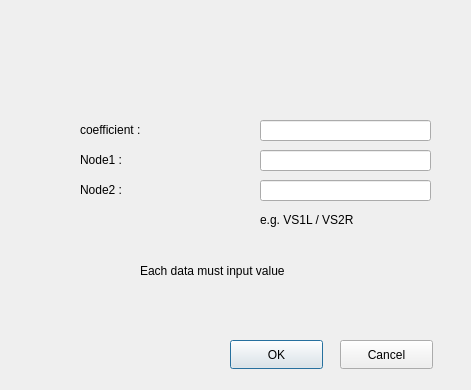
<?xml version="1.0" encoding="UTF-8"?>
<ui version="4.0">
 <class>Voltage_control_voltage_source_dialog</class>
 <widget class="QDialog" name="Voltage_control_voltage_source_dialog">
  <property name="geometry">
   <rect>
    <x>0</x>
    <y>0</y>
    <width>471</width>
    <height>390</height>
   </rect>
  </property>
  <property name="windowTitle">
   <string>Dialog</string>
  </property>
  <widget class="QLineEdit" name="coefline">
   <property name="geometry">
    <rect>
     <x>260</x>
     <y>120</y>
     <width>171</width>
     <height>21</height>
    </rect>
   </property>
  </widget>
  <widget class="QLabel" name="node1">
   <property name="geometry">
    <rect>
     <x>80</x>
     <y>150</y>
     <width>181</width>
     <height>20</height>
    </rect>
   </property>
   <property name="text">
    <string>Node1 : </string>
   </property>
  </widget>
  <widget class="QLineEdit" name="node2line">
   <property name="geometry">
    <rect>
     <x>260</x>
     <y>180</y>
     <width>171</width>
     <height>21</height>
    </rect>
   </property>
  </widget>
  <widget class="QPushButton" name="OK">
   <property name="geometry">
    <rect>
     <x>230</x>
     <y>340</y>
     <width>93</width>
     <height>29</height>
    </rect>
   </property>
   <property name="text">
    <string>OK</string>
   </property>
  </widget>
  <widget class="QLabel" name="text">
   <property name="geometry">
    <rect>
     <x>260</x>
     <y>210</y>
     <width>181</width>
     <height>20</height>
    </rect>
   </property>
   <property name="text">
    <string>e.g. VS1L / VS2R</string>
   </property>
  </widget>
  <widget class="QLabel" name="node2">
   <property name="geometry">
    <rect>
     <x>80</x>
     <y>180</y>
     <width>181</width>
     <height>20</height>
    </rect>
   </property>
   <property name="text">
    <string>Node2 : </string>
   </property>
  </widget>
  <widget class="QLineEdit" name="node1line">
   <property name="geometry">
    <rect>
     <x>260</x>
     <y>150</y>
     <width>171</width>
     <height>21</height>
    </rect>
   </property>
  </widget>
  <widget class="QPushButton" name="cancel">
   <property name="geometry">
    <rect>
     <x>340</x>
     <y>340</y>
     <width>93</width>
     <height>29</height>
    </rect>
   </property>
   <property name="text">
    <string>Cancel</string>
   </property>
  </widget>
  <widget class="QLabel" name="coefficient">
   <property name="geometry">
    <rect>
     <x>80</x>
     <y>120</y>
     <width>91</width>
     <height>20</height>
    </rect>
   </property>
   <property name="text">
    <string>coefficient : </string>
   </property>
  </widget>
  <widget class="QLabel" name="warning">
   <property name="geometry">
    <rect>
     <x>140</x>
     <y>260</y>
     <width>191</width>
     <height>21</height>
    </rect>
   </property>
   <property name="text">
    <string>Each data must input value</string>
   </property>
  </widget>
 </widget>
 <resources/>
 <connections/>
</ui>
